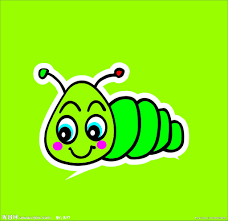
#> input picture opencv_example/resource/images/2.png, 228 x 221 px
$ python 06_filterImg.py
#> lines starting #> are read from the running program, lines starting #| are printed output that depends on the picture
import cv2
import matplotlib.pyplot as plt


''' 打印图片信息 '''
# [5 lines left out: function getImgInfo, not called in this run]

''' 图片显示 '''
# [6 lines left out: function showImg, not called in this run]

''' 等比例缩放图片 '''
# [5 lines left out: function resizeImg, not called in this run]

''' 二值化阈值处理 '''
# [12 lines left out: function Img_threshold, not called in this run]


''' 二值化阈值处理 '''
# [12 lines left out: function Img_threshold, not called in this run]

''' 自适应阈值处理 '''
# [10 lines left out: function Img_adaptiveThreshold, not called in this run]

''' 大率法 '''
# [6 lines left out: function Img_otsu, not called in this run]

''' 滤波处理 '''
def Img_filter(imgGray,mode):
    if mode == 1:       # 均值滤波
        dst = cv2.blur(imgGray,(5,5))
    elif mode == 2:     # 方框滤波
        dst = cv2.boxFilter(imgGray,-1,(5,5))
    elif mode == 3:     # 高斯滤波
        dst = cv2.GaussianBlur(imgGray,(5,5),0,0)
    elif mode == 4:     # 中值滤波
        dst = cv2.medianBlur(imgGray,3)
    elif mode == 5:     # 双边滤波
        dst = cv2.bilateralFilter(imgGray,25,100,100)
    elif mode == 6:     # 2D卷积
        dst = cv2.filter2D(imgGray,-1,2)
    return dst

if __name__ == '__main__':
    '''
        image = cv2.imread('../resource/images/2.png',1)
        第一个参数为图片路径
        第二个参数为 1-彩色 0-灰度
    '''
    imgGray = cv2.imread('../resource/images/2.png',0)
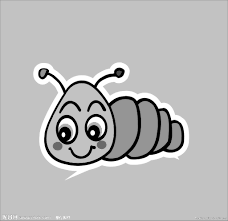
#> imgGray: shape (221, 228); min 0, max 255, mean 184.9
    dst1 = Img_filter(imgGray,1) # 均值滤波
#> in Img_filter, `dst = cv2.blur(imgGray,(5,5))`:
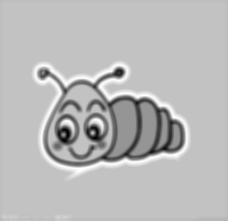
#> dst: shape (221, 228); min 0, max 255, mean 185
    dst2 = Img_filter(imgGray,2) # 方框滤波
    dst3 = Img_filter(imgGray,3) # 高斯滤波
#> call 3 of Img_filter, with mode = 3
#> in Img_filter (call 3), `dst = cv2.GaussianBlur(imgGray,(5,5),0,0)`:
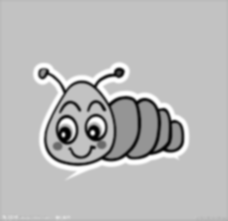
#> dst: shape (221, 228); min 0, max 255, mean 185
    dst4 = Img_filter(imgGray,4) # 中值滤波
    dst5 = Img_filter(imgGray,5) # 双边滤波
#> in Img_filter (call 5), `dst = cv2.bilateralFilter(imgGray,25,100,100)`:
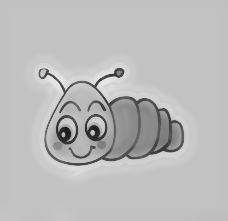
#> dst: shape (221, 228); min 27, max 232, mean 186.5
    dst6 = Img_filter(imgGray,6) # 2D卷积
#> in Img_filter (call 6), `dst = cv2.filter2D(imgGray,-1,2)`:
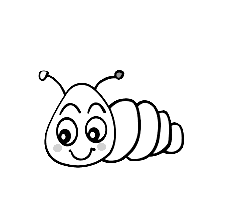
#> dst: shape (221, 228); min 0, max 255, mean 243.3
    images = [imgGray, dst1,dst2,dst3,dst4,dst5,dst6]
    titles = ['imgGray','blur','boxFilter','GaussianBlur','medianBlur','bilateralFilter','filter2D']
    plt.figure('filter deal')
    for i in range(7):
        plt.subplot(2,4,i+1) #行，列，第几个位置
        plt.imshow(images[i],'gray') #灰度显示，默认rgb显示
        plt.title(titles[i]) #每幅图标题
        plt.xticks([]) #横坐标为空
        plt.yticks([]) #纵坐标为空
        # plt.axis('off') #关闭坐标
    plt.show()
